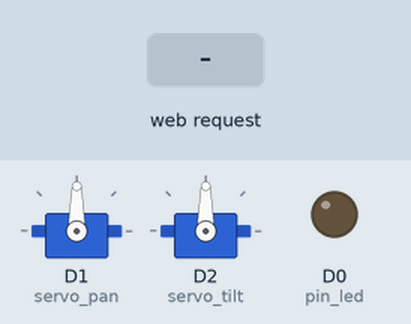
Simulated run of this sketch. Board: ESP8266 (NodeMCU). Shown: 2 × servo, output pins drawn as LEDs (lit = HIGH). Inputs (shaded band) come from the test bench. WiFi joins after 1.5 s; servers stay silent unless stated; what the sketch prints to the serial monitor is not drawn.

Above: at 2.7 s.
2.8 s: HTTP request GET /toggle received
At 4.0 s:
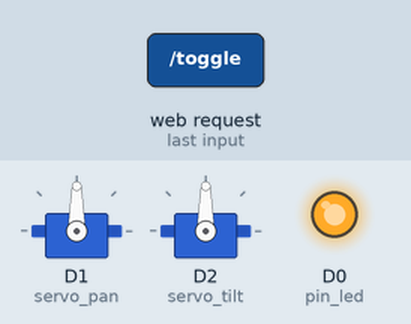
4.3 s: HTTP request GET /pantilt received
At 5.3 s:
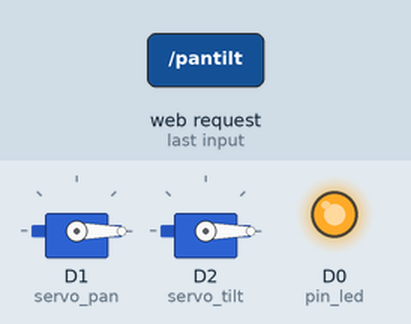
5.8 s: HTTP request GET /toggle?plain=1 received
At 6.4 s:
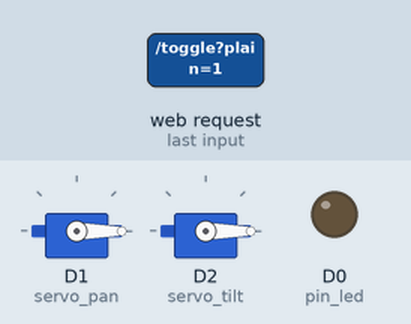
7.3 s: HTTP request GET /toggle?plain=0 received
At 7.6 s:
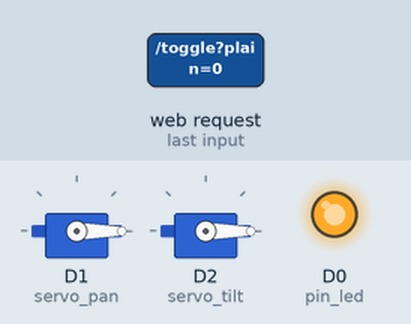
8.8 s: HTTP request GET /toggle?plain=120 received
At 9.9 s:
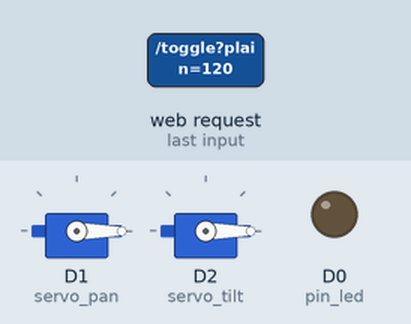
Timing chart, 0 to 11.3 s (numbered marks = the images above; inputs shaded):
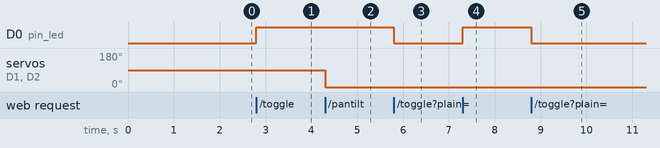

The sketch:

webserver_rx_json.ino
```cpp
// (licence header left out)
#include <ESP8266WiFi.h>
#include <ESP8266WebServer.h>
#include <Servo.h>
#include <ArduinoJson.h>

ESP8266WebServer server;
uint8_t pin_led = 16;
char* ssid = "YOUR_SSID";
char* password = "YOUR_PASSWORD";

Servo servo_pan;
Servo servo_tilt;

void setup()
{
  servo_pan.attach(D1);
  servo_tilt.attach(D2);
  pinMode(pin_led, OUTPUT);
  WiFi.begin(ssid,password);
  Serial.begin(115200);
  while(WiFi.status()!=WL_CONNECTED)
  {
    Serial.print(".");
    delay(500);
  }
  Serial.println("");
  Serial.print("IP Address: ");
  Serial.println(WiFi.localIP());

  server.on("/",[](){server.send(200,"text/plain","Hello World!");});
  server.on("/toggle",toggleLED);
  server.on("/pantilt",setPanTilt);
  server.begin();
}

void loop()
{
  server.handleClient();
}

void toggleLED()
{
  digitalWrite(pin_led,!digitalRead(pin_led));
  server.send(204,"");
}

void setPanTilt()
{
  String data = server.arg("plain");
  StaticJsonBuffer<200> jBuffer;
  JsonObject& jObject = jBuffer.parseObject(data);
  String pan = jObject["pan"];
  String tilt = jObject["tilt"];
  servo_pan.write(pan.toInt());
  servo_tilt.write(tilt.toInt());
  server.send(204,"");
}
```

Measured:
- after the input at 2.8 s, D0 (pin_led): LOW → HIGH at once
- after the input at 4.3 s, servo on D1 (servo_pan), servo on D2 (servo_tilt): 90° → 0° at once
- after the input at 5.8 s, D0 (pin_led): HIGH → LOW at once
- after the input at 7.3 s, D0 (pin_led): LOW → HIGH at once
- after the input at 8.8 s, D0 (pin_led): HIGH → LOW at once
